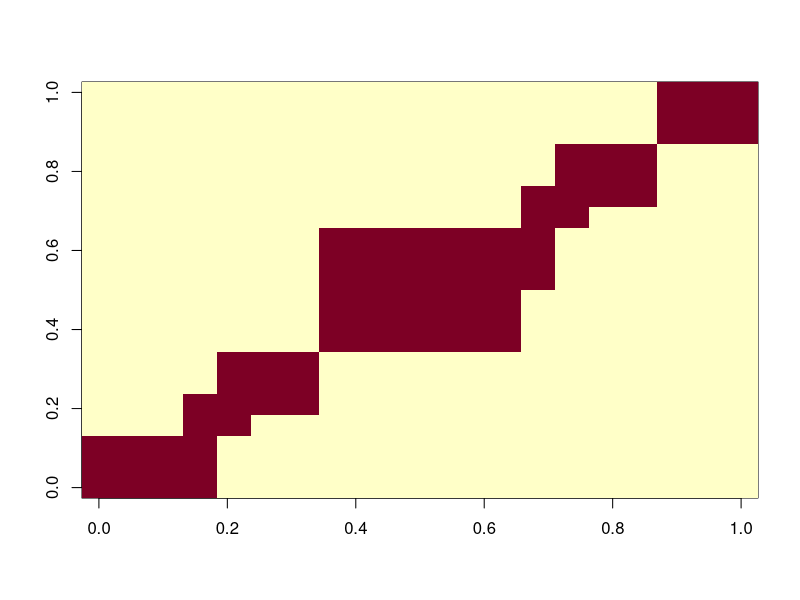
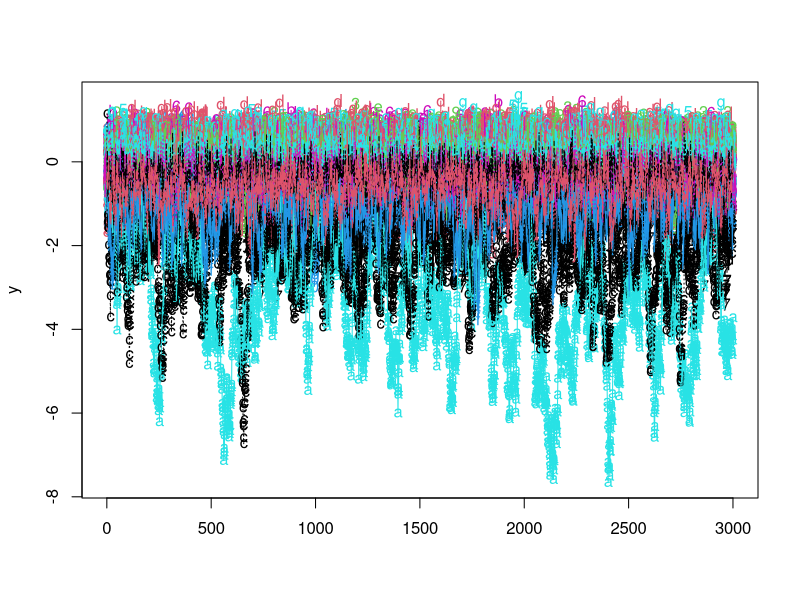
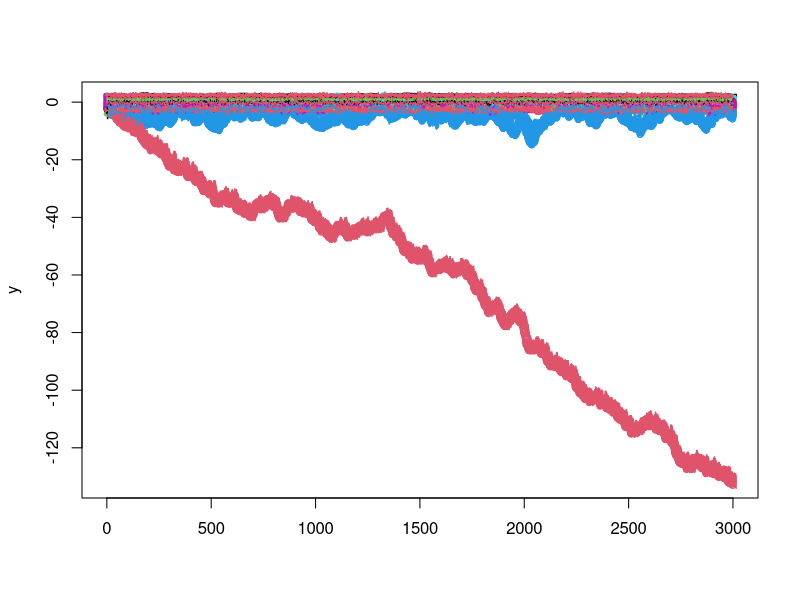
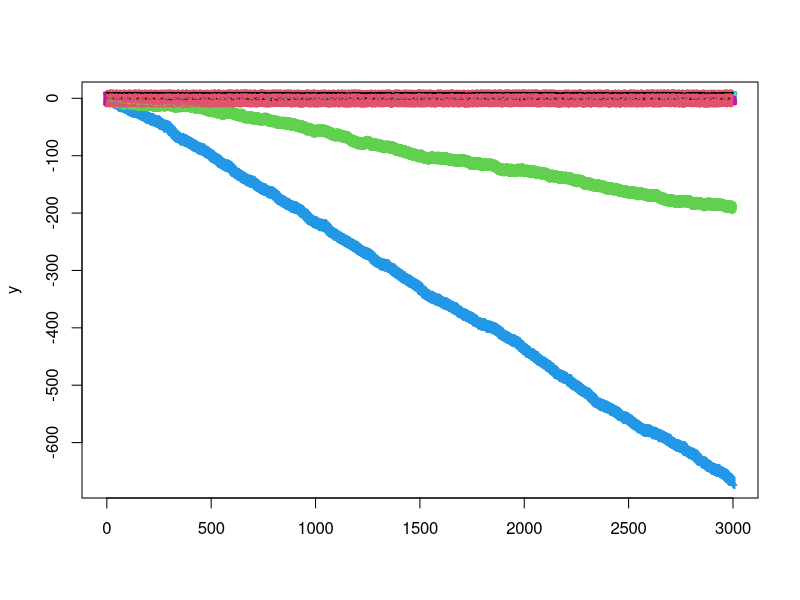
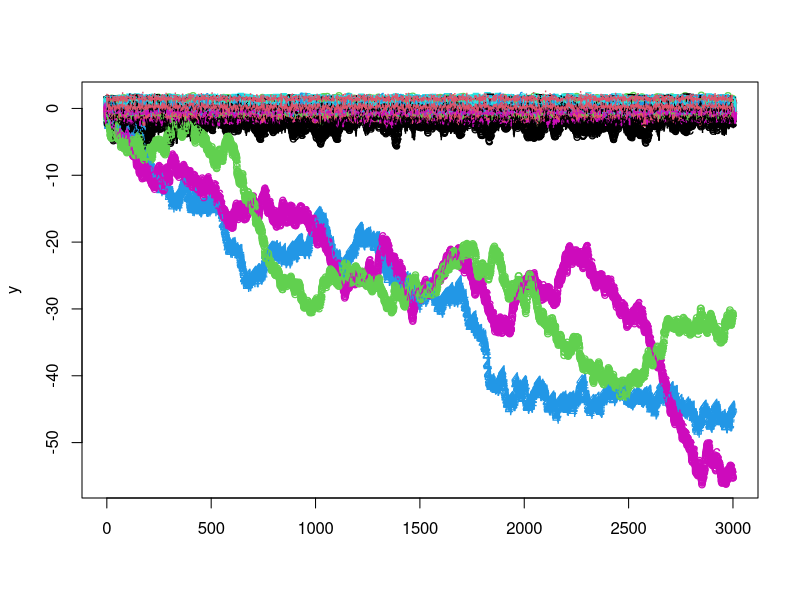
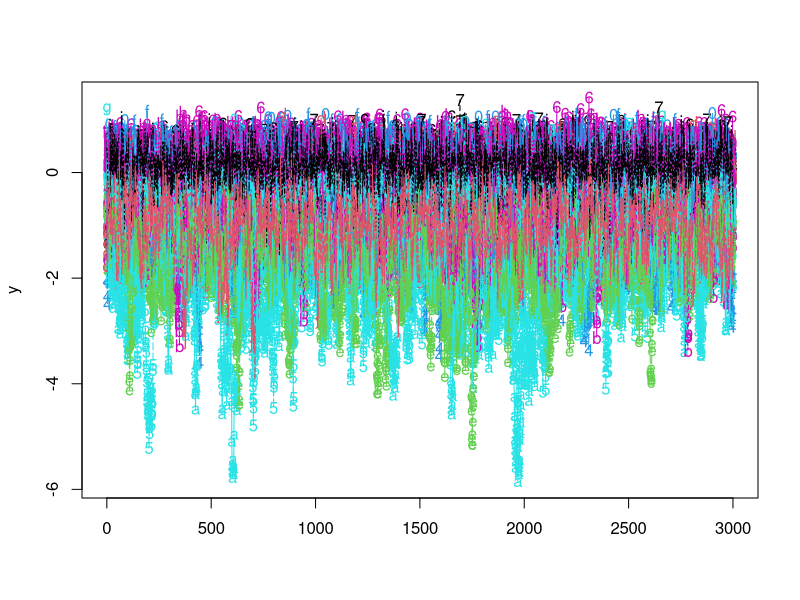
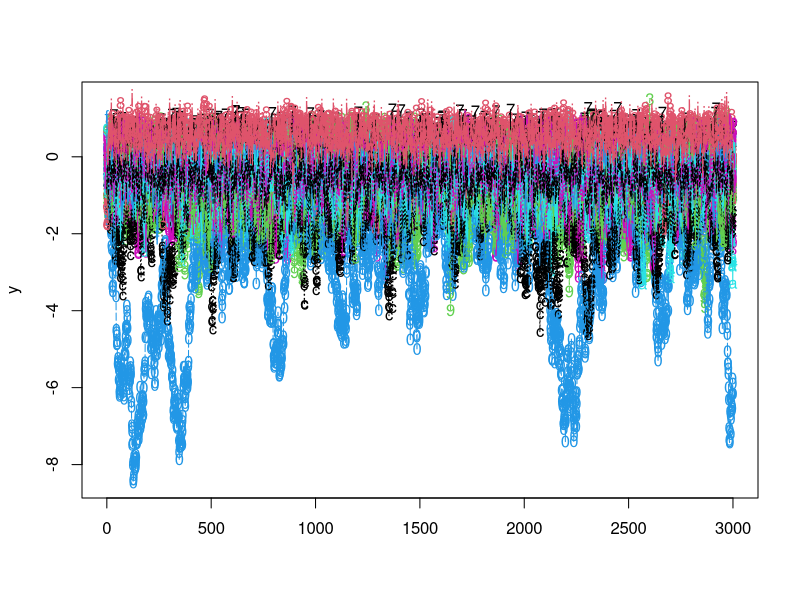
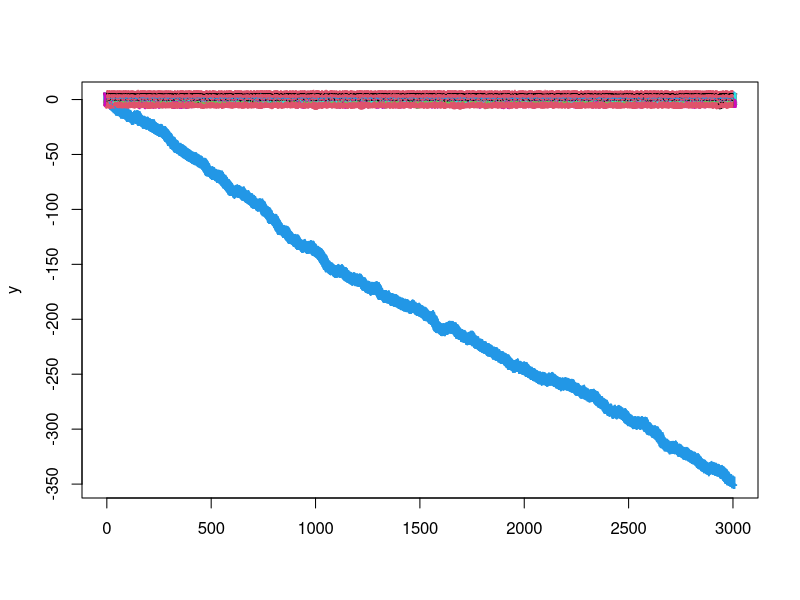

Write R code to recreate these figures, in order. (Note: a time limit stopped this script after it produced the figures.)
### FB 24/04/2019 -- Dominant lyapunov exponent code, following Dennis et al. 2001
### [Dennis, B., Desharnais, R. A., Cushing, J. M., Henson, S. M., & Costantino, R. F. (2001). Estimating chaos and complex dynamics in an insect population. Ecological Monographs, 71(2), 277-303.]
### Computes Lyapunov exponents for our stochastic 20-species interaction model

### In that case, the Jacobian is calculated on the log-scale so the model output should be on the logscale too

rm(list=ls())
graphics.off()

### 1. Definition of the Jacobian

### Now we need it around each point
Jacobian <-function(z,alph){
  nsp = length(z)
  N_mat = matrix(rep(as.vector(exp(z)),nsp),nsp,nsp,byrow=T)
  J = diag(nsp) + alph*N_mat
  return(J)
}

### 2. Interaction matrix

### We use the one below, modifying a 10 species model
interactions10species = rbind(c(1,1,1,0,0,0,0,0,0,0),
                              c(1,1,1,0,0,0,0,0,0,0),
                              c(1,1,1,0,0,0,0,0,0,0),
                              c(1,1,1,1,1,0,0,0,0,0),
                              c(0,0,0,1,1,1,1,0,0,0),
                              c(0,0,0,0,1,1,1,0,0,0),
                              c(0,0,0,0,1,1,1,0,0,0),
                              c(0,0,0,0,0,0,0,1,1,1),
                              c(0,0,0,0,0,0,0,1,1,1),
                              c(0,0,0,0,0,0,0,1,1,1))
null_mat = matrix(0,10,10)
interaction_matrix = rbind(cbind(interactions10species,null_mat),cbind(null_mat,interactions10species))
### Adding some links between the two main compartments by adding a big connected cluster
interaction_matrix[8:13,8:13] = matrix(1,6,6) ## module filled with ones
interaction_matrix
image(interaction_matrix)
nspecies = nrow(interaction_matrix)

### 3. Simulation and computation of SLE

# How many repeats? 
nrepeats=25
LE = rep(0,nrepeats)
ModEig = rep(0,nrepeats) # Fixed point 
### High-level parameters
tmax=3000 ## so that the computation stays practical
index_time=1:tmax
# Temporal noise on the population growth rate in logarithmic scale 
sigma=0.3 # Sigma^2= 0.1

niter=1

while (niter<(nrepeats+1))
{
  
  ### Part 3a - Finding feasible parameter set
  
  print(paste("site/repeat =",niter))
  
  # Nonlinear LV discrete-time (Ricker) competition
  stability_crit = 1.5 #initializing stability criteria
  ### Use feasability (strictly positive interior fixed point) with min threshold for abundances
  
  while(stability_crit >1){
    print("Try out new parameter set for LV model")
    
    ### Simulate the A = (alpha_ij) matrix
    min_inter_pos = 0.05
    max_inter_pos = 0.10
    min_inter_neg = -0.1
    max_inter_neg = -0.2
    min_intra = - 0.8
    max_intra = -0.3
    frac_pos = 0.2
    ### To avoid introducing too weak interactions, we change the techniques
    ### There is a fraction of positive interactions, set to frac_pos, which is set to 20% of off-diagonal interactions
    ### If a Bernouilli draw decides positive, drawn from a Beta distrib for positive values and else from a Beta distrib for negative values
    ### The Beta distribution is scaled, so that the min_inter_pos max_inter_pos, min_inter_neg, max_inter_neg, min_intra,max_intra 
    ### specify instead the distribution. I could use Uniform even (would be easiest to compute the variance). 
    
    alpha=interaction_matrix
    for (ki in 1:nspecies){
      for (kj in 1:nspecies){
        noise_strength=rbeta(1,2,2) ### so that there's a min interaction strength
        ## noise_strength=runif(1,0,sigma_A) ## somewhat arbitrary but chosen to keep sign and magnitude of interaction in check
        if (ki==kj){alpha[ki,kj]= alpha[ki,kj]*(min_intra+(max_intra-min_intra)*noise_strength) } 
        else  { sign_inter = rbinom(1,1,frac_pos)
        if (sign_inter==1)
        {
          alpha[ki,kj]= alpha[ki,kj]*(min_inter_pos+(max_inter_pos-min_inter_pos)*noise_strength)
        }   
        else {alpha[ki,kj]= alpha[ki,kj]*(min_inter_neg+(max_inter_neg-min_inter_neg)*noise_strength)}
        }
      }
    }
    alpha
    
    ### Simulate the growth rates -- better to simulate them here to check the combination alpha - r is feasible
    r<-runif(nspecies,0.5,1) # Maximal growth rates // could covary with interaction strength later on. 
    # r<-runif(nspecies,2,3) # for more chaotic dynamics. 
    
    ### Equilibrium, mean values - some algebra
    N_star<-solve(alpha) %*% (-r) ### check the equilibrium is feasible, at least with those r values...
    N_star # 
    
    # Simulate the model
    
    Y=matrix(1,nrow=tmax,ncol=nspecies)
    epsilon<-matrix(0, nrow=tmax-1,ncol=nspecies,byrow=TRUE) # Noise on growth rates
    
    for (i in 1:nspecies){
      Y[1,i]=abs(rnorm(1,1,1))} #### Initial condition - most changing part across repeats
    for (t in 1:(tmax-1)){
      epsilon[t,]<-rnorm(nspecies,mean = 0, sd = sigma) # Residual noise on log-population growth rates
      Y[t+1,] = Y[t,]*exp(r+alpha %*% Y[t,] + epsilon[t,]) # Ricker dynamics // Note FB: Beverton-Holt would be another option, more stable
    }
    y=log(Y)
    #y=y-mean(y)
    
    matplot(y)
    matlines(y)
    
    #feasible = (min(y)>(-25))
    #if (feasible==TRUE){print("Found LV TS")}
    #found one right parameter set 
    if (min(N_star)>0.00001){stability_crit=0.5; print("Found LV param set")}

  }


### Part 3b - LE computation (within the loop on repeats)

#Initializing
s=rep(1,tmax)
J1 = Jacobian(y[1,],alpha)
s[1]=norm(J1,type="2");
S=J1/s[1];
productStemp=S;

for (t in 2:tmax){
  J = Jacobian(y[t,],alpha)
  s[t]=norm(J%*%productStemp,type="2");
  S=J/s[t];
  productStemp=S%*%productStemp;
}
### Store and print Lyapunov exponent
LE[niter]=(1/tmax)*sum(log(s));
print(paste("SLE = ",LE[niter]))

# computes whether the fixed point Nstar is stable. 
Jstar = Jacobian(log(N_star),alpha)
ModEig[niter]=max(Mod(eigen(Jstar)$values))

print(paste("Modulus eigenvalue (fixed point)= ",ModEig[niter]))

### Increment iteration counter
niter=niter+1

}

LE

ModEig

## -0.03200816 -0.08300824 -0.17171034 -0.11553928 -0.08729588 -0.03383929 -0.09145159 -0.07055240 -0.17389386 -0.09508202
## -0.10106448 -0.10103577 -0.10846045 -0.05416752 -0.06308711 -0.08895230 -0.01030335 -0.01975854 -0.07279155 -0.08024503
## -0.01234832 -0.08004140 -0.07243068 -0.06091174 -0.01842431
